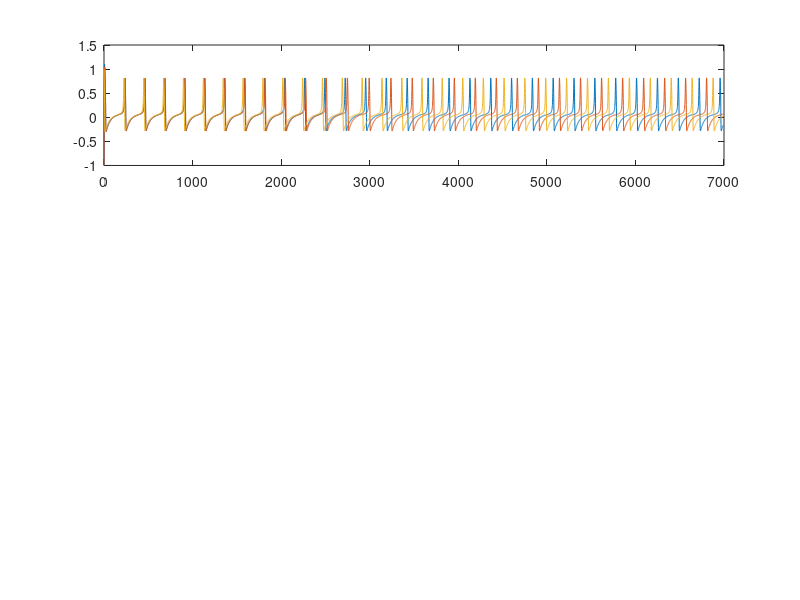

MATLAB code to generate this figure: (Note: this script raises an error after producing the figure.)
% 
% dv/dt = -v*(v-a)*(v-1)-w+I0
% dw/dt = eps*(v-d*w)
% 
% This code also plots nullclines of the FHN eqns.

function FHN
clear all
%clf 
% dimensionless model of neuronal excitability
% v=Y(1); w=Y(2);
v0=[-1; -1; 1];w0=[-.30 ;-.232; .123];
a=0.1;d=1;eps=0.05;I0=0.0045;
Y0=[v0;w0];
t=0:1:6990;
options=odeset('RelTol',1.e-5);
[T, Y]=ode45(@dydt_FHN,t,Y0,options,a,eps,d,I0);

len=length(T);
l1=1;
figure(1);clf;

subplot(3,1,1)
plot(T(l1:len),Y(l1:len,1),T(l1:len),Y(l1:len,2),T(l1:len),Y(l1:len,3)); % time courses of V and w
hold on;


[psor.a,lsor.a]=findpeaks(Y(:,1),'MinPeakHeight',0.5);
for i=1:size(lsor.a)
    j=lsor.a(i);
    lcs.a(i)=T(j);
end
%plot(lcs.a,psor.a,'*b');


[psor.b,lsor.b]=findpeaks(Y(:,2),'MinPeakHeight',0.5);
for i=1:size(lsor.b)
    j=lsor.b(i);
    lcs.b(i)=T(j);
end
%plot(lcs.b,psor.b,'*g');

[psor.c,lsor.c]=findpeaks(Y(:,3),'MinPeakHeight',0.5);
for i=1:size(lsor.c)
    j=lsor.c(i);
    lcs.c(i)=T(j);
end
%plot(lcs.c,psor.c,'*r');
length(lcs.a)
length(lcs.b)
length(lcs.c) 

i=min([length(lcs.a),length(lcs.b),length(lcs.c)]);
for j=1:i-1
    tn.a(j)=lcs.a(j+1)-lcs.a(j);
    tn.b(j)=lcs.b(j+1)-lcs.b(j);
    tn.c(j)=lcs.c(j+1)-lcs.c(j);
end
for j=1:i-1
tau.ab(j)=mod((lcs.b(j)-lcs.a(j))/tn.a(i-1),1);
tau.bc(j)=mod((lcs.c(j)-lcs.a(j))/tn.a(i-1),1);
end
% 
legend('v1(t)','v2(t)','v3(t)');
xlabel('Time'); ylabel('v1, v2, v3');
vpts=(-1.5:.05:1.5);
%figure(2);clf;
subplot(3,1,2)
hold on;

plot(Y(:,4),Y(:,1)); % V-w phase plane 
plot(Y(:,5),Y(:,2));
plot(Y(:,6),Y(:,3),'Linewidth',1);
%determine and plot the v,w-nullclines
%options=optimset; % sets options in fzero to default values
%for k=1:61
%vnullpts(k)=fzero(@vrhs_FHN,[-10 10],options,vpts(k),a,I0);  
%end
vnullpts=-vpts.*(vpts-a).*(vpts-1)+I0;
vpts1 =[-3:.1:3];
wnullpts=1./(1+exp(-10*(vpts1-0.7)));
plot(vnullpts,vpts,'black',wnullpts,vpts1,'green');
xlabel('w'); ylabel('v');
axis([-.05 .25 -1 1.5]);
axis on;
subplot(3,1,3)
hold on;

plot(tau.ab,'color','blue');
hold on
plot(tau.bc,'color','magenta');
hold on
title('Phase lags','FontSize',18)
 % legend('\Delta\phi_{1,2}^n','\Delta \phi_{2,3}^n','Location','northeast',24)
    xlabel('cycle number n','FontSize',18)
  ylabel('\Delta \phi^n','FontSize',18)
  XY=ones(i-1)/3;
plot(XY,'-.b');
axis([0 i-1 0 1]);
%plot(tau.bc,'color','red');

figure(2)
plot3(Y(l1:len,4),Y(l1:len,5),Y(l1:len,6)); 


end


function val=vrhs_FHN(w,v,a,I0)
	val=-v*(v-a)*(v-1)-w+I0;
end


function dY=dydt_FHN(t,Y,a,eps,d,I0)
v(1)=Y(1);
v(2)=Y(2);
v(3)=Y(3);
w(1)=Y(4);
w(2)=Y(5);
w(3)=Y(6);
lambda=-11;
thetas=0.5;
VS=-0.7;
g(1)=.001;
g(2)=.0011;
g(3)=.001;
dY=zeros(6,1);
dv=zeros(3,1);
dw=zeros(3,1);
S(1)=1/(1+exp(lambda*(v(2)-thetas)))+1/(1+exp(lambda*(v(3)-thetas)));
S(2)=1/(1+exp(lambda*(v(1)-thetas)))+1/(1+exp(lambda*(v(3)-thetas)));
S(3)=1/(1+exp(lambda*(v(1)-thetas)))+1/(1+exp(lambda*(v(2)-thetas)));
dv=-v.*(v-a).*(v-1)-w+I0-g.*(v-VS).*S;
dw=eps*(-w+1./(1+exp(-10*(v-0.7))));
dY(1)=dv(1);
dY(2)=dv(2);
dY(3)=dv(3);
dY(4)=dw(1);
dY(5)=dw(2);
dY(6)=dw(3);

end

